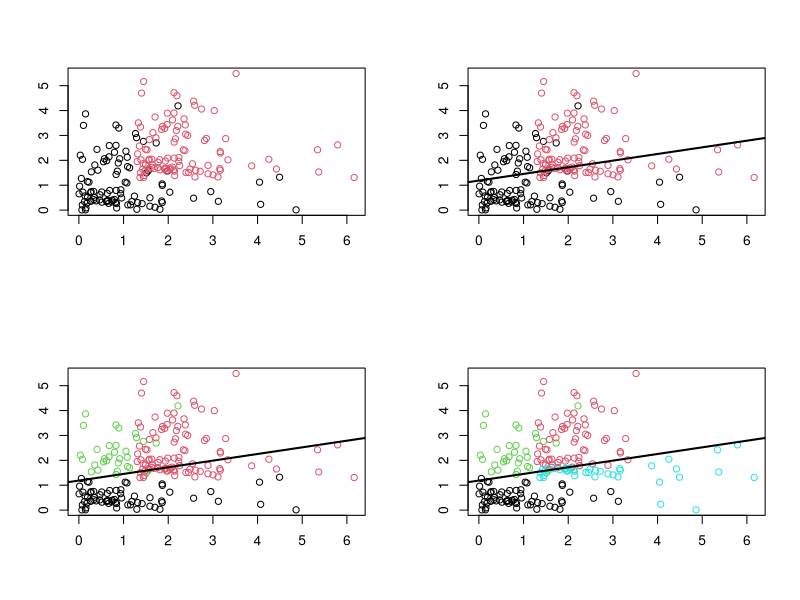

Source code (R):
## Ejemplo de clasificación de regresión lineal

## Se crean los datos negros (1)
set.seed(2)
a <- data.frame(
  matrix(rexp(200, rate=100), ncol=2) * 100
)
a$clase <- 1

## Se crean los datos rojos (2)
set.seed(2)
b <- data.frame(
  matrix(rexp(200, rate=100), ncol=2) *(100) + 1.3 ## 0.15
)
b$clase <- 2

## Se juntan ambos datos
df <-rbind(a, b)

## Gráfica 1
par(mfrow=c(2,2))
plot(df$X1, df$X2, col = df$clase, xlab = "", ylab = "")


## Gráfica de toda la información
plot(df$X1, df$X2, col = df$clase, xlab = "", ylab = "")

## Modelo de regresión
a <-lm(data = df, X1 ~ X2)
abline(a, col = "black", lwd = 2)

#abline(1.3,0, col = "red", lwd = 3)

## Número de clasificaciones erroneas
# 
df$clase[df$clase == 1 & df$X2> 1.3 & df$X1 < 3] <- 3

# 
# porcentaje_errores <-(sum(df$clase == 5) + sum(df$clase == 3) + 6) / nrow(df)
# 
plot(df$X1, df$X2, col = df$clase, xlab = "", ylab = "")
abline(a, col = "black", lwd = 2)
# 

df$clase[df$clase == 2 & df$X2 < 1.7 | df$X1 > 3.7] <- 5
plot(df$X1, df$X2, col = df$clase, xlab = "", ylab = "")
abline(a, col = "black", lwd = 2)